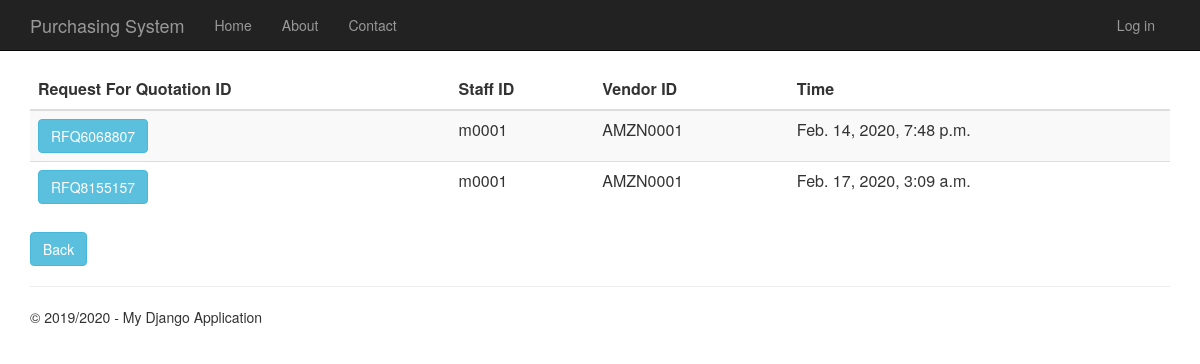
Page /requestforquotationhistory on the committed database.
### RequestForQuotation/models.py (models this page shows)
class RequestForQuotation(models.Model):
    request_for_quotation_id = models.CharField(primary_key=True, max_length=10)
    time_created = models.DateTimeField()
    description = models.TextField(null=True,default=None, blank=True)
    total_price = models.DecimalField(max_digits=10, decimal_places=2, default=Decimal('0.00'))
    person_id = models.ForeignKey(Person, on_delete = models.CASCADE)
    vendor_id = models.ForeignKey(Vendor, on_delete = models.CASCADE)
    purchase_requisition_id = models.ForeignKey(PurchaseRequisition, on_delete = models.CASCADE)
    def __str__(self):
        return str(self.request_for_quotation_id)

### app/models.py (models this page shows, shortened)
class Person(models.Model):
    user_id = models.OneToOneField(User)
    person_id = models.CharField(primary_key=True, max_length=10)
    person_name = models.TextField()
    person_address = models.TextField()
    person_phone_number = models.TextField()
    person_role = models.TextField(default = 'EMPLOYEE')

class Vendor(models.Model):
    vendor_id = models.CharField(primary_key=True, max_length=10)
    vendor_name = models.TextField()
    vendor_phone_number = models.TextField()
    vendor_address = models.TextField()
    vendor_email = models.TextField()
    def __str__(self):
        return str(self.vendor_id)

### RequestForQuotation/views.py (the view)
# urls.py: url(r'^requestforquotationhistory', RequestForQuotation.views.requestforquotationhistory, name="request_of_quotation_history"),
def requestforquotationhistory(request):
        request_for_quotations = RequestForQuotation.objects.all()
        print(request_for_quotations)
        context = {
            'title':'Request For Quotation History',
            'rows':request_for_quotations,
            'year':'2019/2020'
            }
        return render(request,'RequestForQuotation/requestforquotationhistory.html',context)

### RequestForQuotation/templates/RequestForQuotation/requestforquotationhistory.html
﻿{% extends "app/layout.html" %}
{% block content %}
<div class="purchaseorderhistory margintop">
    <form action="requestforquotationhistorydetails" method="GET">
        <table class="table table-striped margintop">
          <thead>
            <tr>
              <th scope="col">Request For Quotation ID</th>
              <th scope="col">Staff ID</th>
              <th scope="col">Vendor ID</th>
              <th scope="col">Time</th>
            </tr>
          </thead>
          <tbody>
              {% for r in rows %}
            <tr>
                 <td><button type="submit" name="rfq_id" value="{{r.request_for_quotation_id}}" class="btn btn-info" >{{r.request_for_quotation_id}}</button></td>
                 <td>{{r.person_id.person_id}}</td>
                 <td>{{r.vendor_id}}</td>
                 <td>{{r.time_created}}</td>
            </tr>
              {% endfor %}
          </tbody>
        </table>
    </form>
       <form action="menu">
        <div class="margintop">
            <button type="submit" class="btn btn-info" >Back</button>
        </div>
    </form>
</div>
{% endblock %}

### app/static/app/content/site.css (style rules this page uses)
body { padding-top: 50px; padding-bottom: 20px; }

### rows in the picture
RequestForQuotation: request_for_quotation_id "RFQ6068807", person_id.person_id "m0001", vendor_id "AMZN0001", time_created "Feb. 14, 2020, 7:48 p.m."
RequestForQuotation: request_for_quotation_id "RFQ8155157", person_id.person_id "m0001", vendor_id "AMZN0001", time_created "Feb. 17, 2020, 3:09 a.m."

### other values in the picture
{{ year }} "2019/2020"
